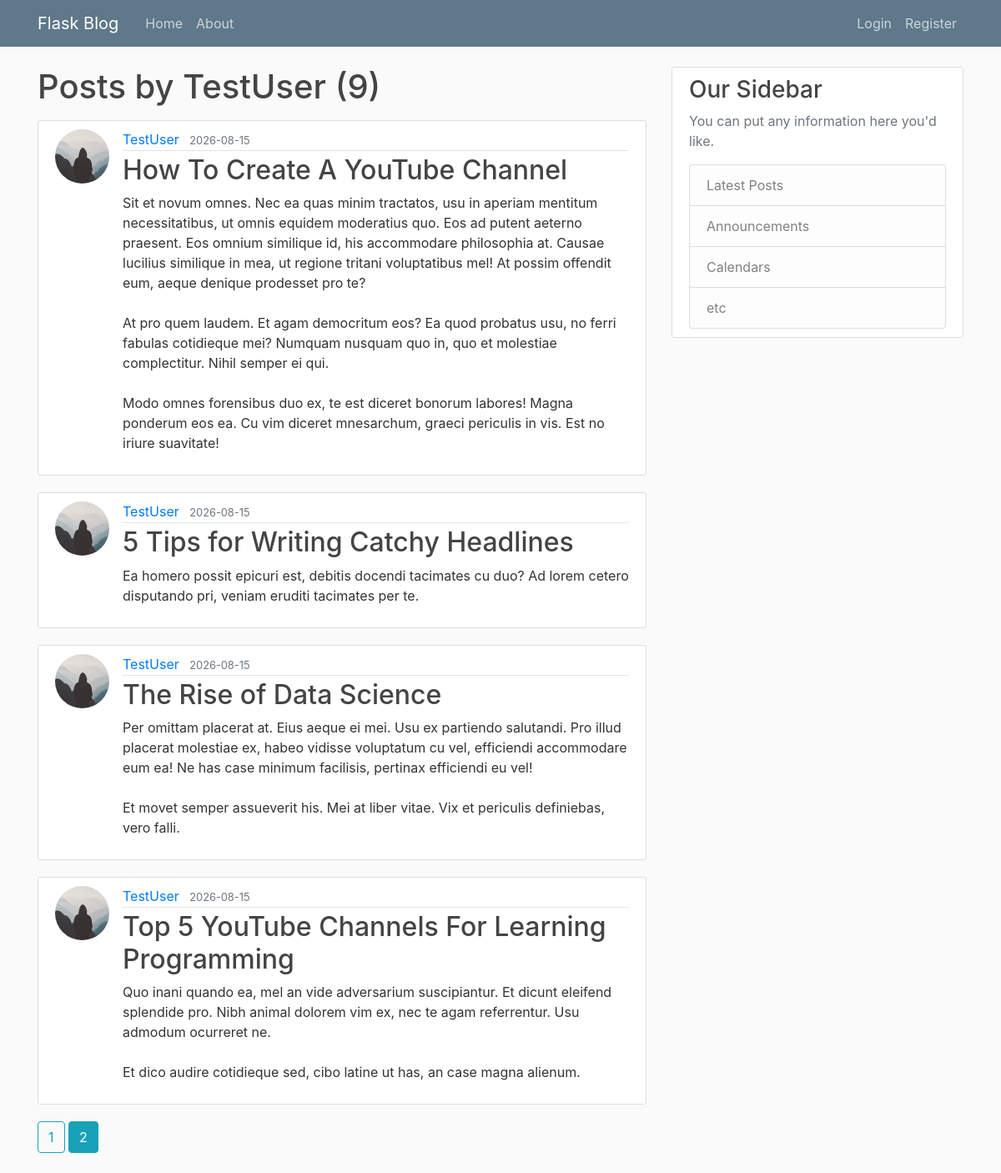
The app's page /user/TestUser?page=2 with its own data.
### flask_app/models.py (models this page shows, shortened)
class User(db.Model, UserMixin):
    id = db.Column(db.Integer, primary_key=True)
    username = db.Column(db.String(20), unique=True, nullable=False)
    email = db.Column(db.String(120), unique=True, nullable=False)
    image_file = db.Column(db.String(20), nullable=False, default='default.jpg')
    password = db.Column(db.String(60), nullable=False)
    posts = db.relationship('Post', backref='author', lazy=True)

class Post(db.Model):
    id = db.Column(db.Integer, primary_key=True)
    title = db.Column(db.String(100), nullable=False)
    date_posted = db.Column(db.DateTime, nullable=False, default=datetime.now(timezone.utc))
    content = db.Column(db.Text, nullable=False)
    user_id = db.Column(db.Integer, db.ForeignKey('user.id'), nullable=False)

### flask_app/routes.py (the view)
@app.route("/user/<string:username>")
def user_posts(username):
    page = request.args.get('page', 1, type=int)
    user = User.query.filter_by(username=username).first_or_404()
    posts = Post.query.filter_by(author=user)\
        .order_by(Post.date_posted.desc())\
        .paginate(per_page=5, page=page)
    return render_template("user_posts.html", posts=posts, user=user)

### flask_app/templates/user_posts.html
{% extends "layout.html" %} {% block content %}
<h1 class="mb-3">Posts by {{ user.username }} ({{ posts.total }})</h1>
{% for post in posts.items %}
<article class="media content-section">
  <img
    class="rounded-circle article-img"
    src="{{ url_for('static', filename='profile_pics/' + post.author.image_file) }}"
  />
  <div class="media-body">
    <div class="article-metadata">
      <a
        class="mr-2"
        href="{{ url_for('user_posts', username=post.author.username) }}"
        >{{ post.author.username }}</a
      >
      <small class="text-muted"
        >{{ post.date_posted.strftime('%Y-%m-%d') }}</small
      >
    </div>
    <h2>
      <a class="article-title" href="{{ url_for('post', post_id=post.id) }}"
        >{{ post.title }}</a
      >
    </h2>
    <p class="article-content">{{ post.content }}</p>
  </div>
</article>
{% endfor %} {% for page_num in posts.iter_pages(left_edge=1, right_edge=1,
left_current=1, right_current=1) %} {% if page_num %} {% if page_num ==
posts.page %}
<a
  class="btn btn-info mb-4"
  href="{{ url_for('user_posts', username=user.username, page=page_num) }}"
  >{{ page_num }}</a
>
{% else %}
<a
  class="btn btn-outline-info mb-4"
  href="{{ url_for('user_posts', username=user.username, page=page_num) }}"
  >{{ page_num }}</a
>
{% endif %} {% else %} ... {% endif %} {% endfor %} {% endblock content %}

### flask_app/static/main.css (style rules this page uses)
body { background: #fafafa; color: #333333; margin-top: 5rem; }
h1, h2, h3, h4, h5, h6 { color: #444444; }
.content-section { background: #ffffff; padding: 10px 20px; border: 1px solid #dddddd; border-radius: 3px; margin-bottom: 20px; }
.article-title { color: #444444; }
.article-content { white-space: pre-line; }
.article-img { height: 65px; width: 65px; margin-right: 16px; }
.article-metadata { padding-bottom: 1px; margin-bottom: 4px; border-bottom: 1px solid #e3e3e3 }

### records on screen
User: username "TestUser"
Post: image_file (placeholder picture), author.username "TestUser", date_posted "2026-08-15", title "How To Create A YouTube Channel", content "Sit et novum omnes. Nec ea quas minim tractatos, usu in aperiam mentitum necessitatibus, ut omnis equidem moderatius quo. Eos ad putent aeterno praesent. Eos omnium similique id, his accommodare philosophia at. Causae lucilius similique in mea, ut regione tritani voluptatibus mel! At possim offendit eum, aeque denique prodesset pro te? At pro quem laudem. Et agam democritum eos? Ea quod probatus usu, no ferri fabulas cotidieque mei? Numquam nusquam quo in, quo et molestiae complectitur. Nihil semper ei qui. Modo omnes forensibus duo ex, te est diceret bonorum labores! Magna ponderum eos ea. Cu vim diceret mnesarchum, graeci periculis in vis. Est no iriure suavitate!"
Post: image_file (placeholder picture), author.username "TestUser", date_posted "2026-08-15", title "5 Tips for Writing Catchy Headlines", content "Ea homero possit epicuri est, debitis docendi tacimates cu duo? Ad lorem cetero disputando pri, veniam eruditi tacimates per te."
Post: image_file (placeholder picture), author.username "TestUser", date_posted "2026-08-15", title "The Rise of Data Science", content "Per omittam placerat at. Eius aeque ei mei. Usu ex partiendo salutandi. Pro illud placerat molestiae ex, habeo vidisse voluptatum cu vel, efficiendi accommodare eum ea! Ne has case minimum facilisis, pertinax efficiendi eu vel! Et movet semper assueverit his. Mei at liber vitae. Vix et periculis definiebas, vero falli."
Post: image_file (placeholder picture), author.username "TestUser", date_posted "2026-08-15", title "Top 5 YouTube Channels For Learning Programming", content "Quo inani quando ea, mel an vide adversarium suscipiantur. Et dicunt eleifend splendide pro. Nibh animal dolorem vim ex, nec te agam referrentur. Usu admodum ocurreret ne. Et dico audire cotidieque sed, cibo latine ut has, an case magna alienum."

### other values on screen
{{ posts.total }} "9"
{{ page_num }} "1"
{{ page_num }} "2"
